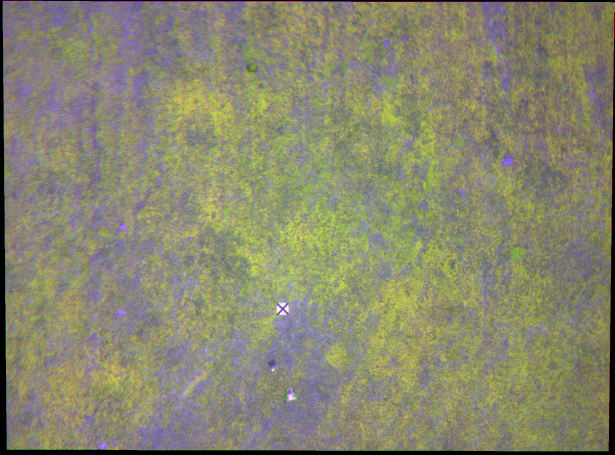
#> input picture Raw_Images/Trimmed/r_re_nir.png, 1229 x 910 px (shown at 1/2 size)
$ python ImAlign2.py   (Python 2 division)   (older library calls are emulated)
#> lines starting #> are read from the running program, lines starting #| are printed output that depends on the picture
### Raw_Images/get_gradient.py
import cv2
import numpy as np
#im = cv2.imread('Trimmed/r_re_nir.png',0)

def get_gradient(im) :
    # Calculate the x and y gradients using Sobel operator
    grad_x = cv2.Sobel(im,cv2.CV_32F,1,0,ksize=3)
    grad_y = cv2.Sobel(im,cv2.CV_32F,0,1,ksize=3)

    # Combine the two gradients
    grad = cv2.addWeighted(np.absolute(grad_x), 0.5, np.absolute(grad_y), 0.5, 0)
#    cv2.imwrite('Trimmed/grad.png',grad)
    return grad
#get_gradient(im)

### Raw_Images/ImAlign2.py
import cv2
import numpy as np
import get_gradient as gg
if __name__ == '__main__':

    # Read 8-bit color image.
    # This is an image in which the three channels are
    # concatenated vertically.

    im =  cv2.imread("Trimmed/r_re_nir.png", cv2.IMREAD_GRAYSCALE);
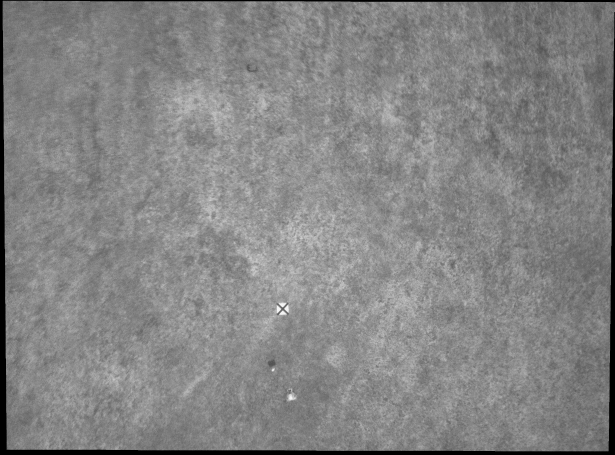
#> im: shape (910, 1229) (shown at 1/2 size); min 0, max 244, mean 132.2

    # Find the width and height of the color image
    sz = im.shape
#> sz = (910, 1229)
    print sz
#| (910, 1229)
    height = int(sz[0]/3);
#> height = 303
    print height
#| 303
    width = sz[1]
#> width = 1229
    print width
#| 1229
    # Extract the three channels from the gray scale image
    # and merge the three channels into one color image
    im_color = np.zeros((height,width,3), dtype=np.uint8 )
    for i in xrange(0,3) :
        im_color[:,:,i] = im[ i * height:(i+1) * height,:]
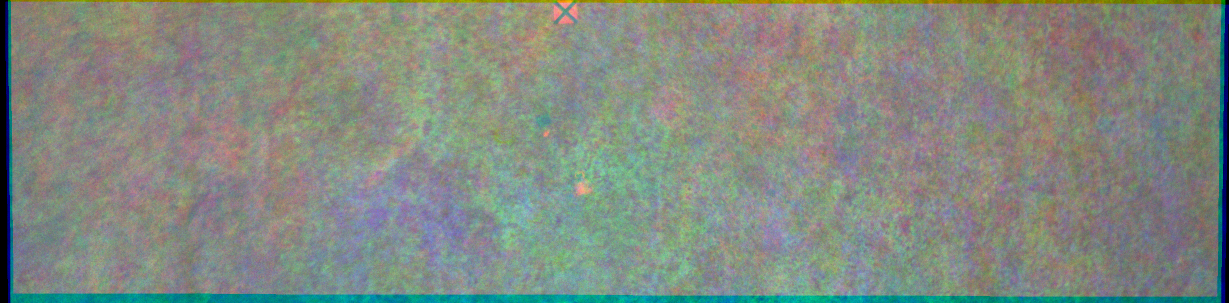
#> im_color: shape (303, 1229, 3); mean of channels 0, 1, 2 128.7, 138.2, 130.3; drawn as B, G, R

    # Allocate space for aligned image
    im_aligned = np.zeros((height,width,3), dtype=np.uint8 )

    # The blue and green channels will be aligned to the red channel.
    # So copy the red channel
    im_aligned[:,:,2] = im_color[:,:,2]
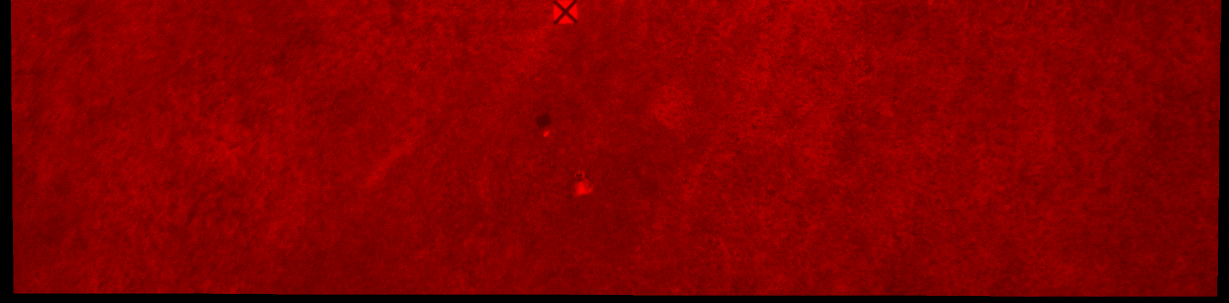
#> im_aligned: shape (303, 1229, 3); mean of channels 0, 1, 2 0, 0, 130.3; drawn as B, G, R

    # Define motion model
    warp_mode = cv2.MOTION_HOMOGRAPHY

    # Set the warp matrix to identity.
    if warp_mode == cv2.MOTION_HOMOGRAPHY :
            warp_matrix = np.eye(3, 3, dtype=np.float32)
    else :
            warp_matrix = np.eye(2, 3, dtype=np.float32)

    # Set the stopping criteria for the algorithm.
    criteria = (cv2.TERM_CRITERIA_EPS | cv2.TERM_CRITERIA_COUNT, 5000,  1e-10)

    # Warp the blue and green channels to the red channel
    for i in xrange(0,2) :
#> (the run stopped early here; a loop or call above may not have finished)

$ run again, with Raw_Images/Trimmed/Blue_alligned.png copied over Raw_Images/Trimmed/r_re_nir.png
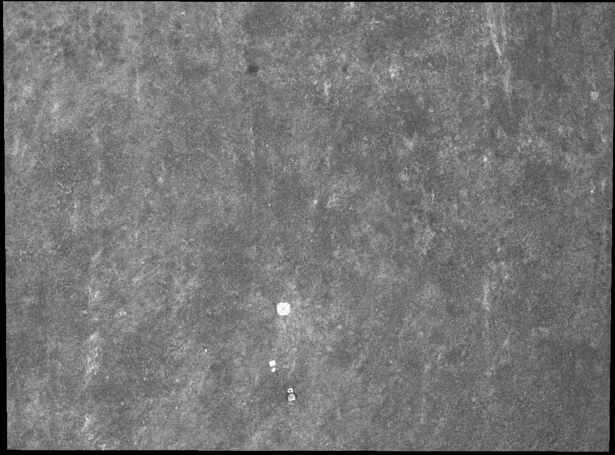
#> input picture Raw_Images/Trimmed/Blue_alligned.png, 1229 x 910 px (shown at 1/2 size)
#> im is the input picture: shape (910, 1229); min 0, max 248, mean 118.7
#| (910, 1229)
#| 303
#| 1229
#> after the loop `for i in xrange(0,3) :`:
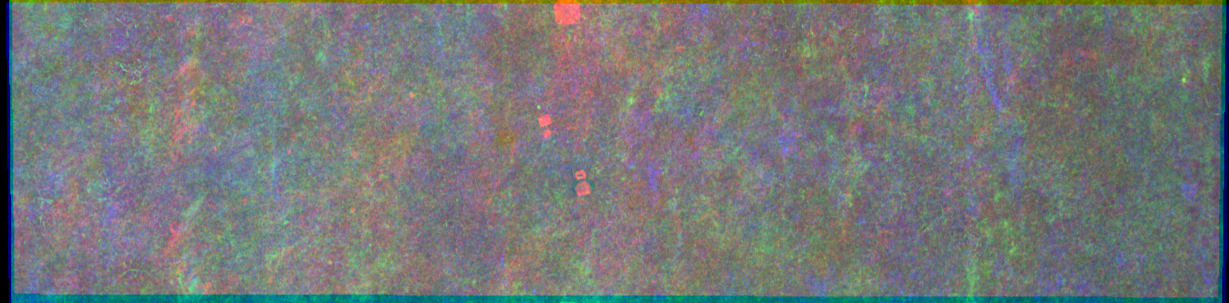
#> im_color: shape (303, 1229, 3); mean of channels 0, 1, 2 120, 119.9, 116.7; drawn as B, G, R

$ run again, with Raw_Images/Trimmed/Green_alligned.png copied over Raw_Images/Trimmed/r_re_nir.png
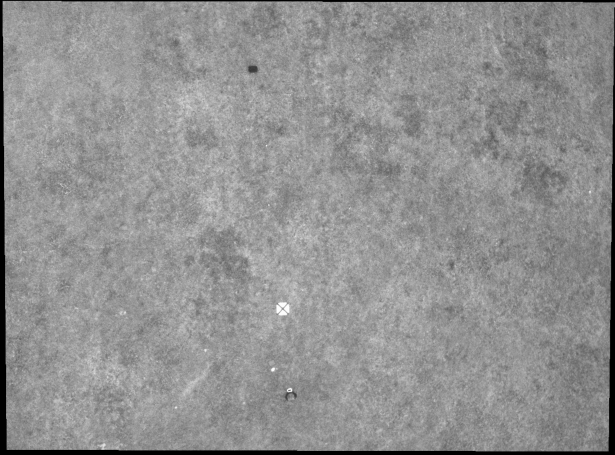
#> input picture Raw_Images/Trimmed/Green_alligned.png, 1229 x 910 px (shown at 1/2 size)
#> im is the input picture: shape (910, 1229); min 0, max 252, mean 145.2
#| (910, 1229)
#| 303
#| 1229
#> after the loop `for i in xrange(0,3) :`:
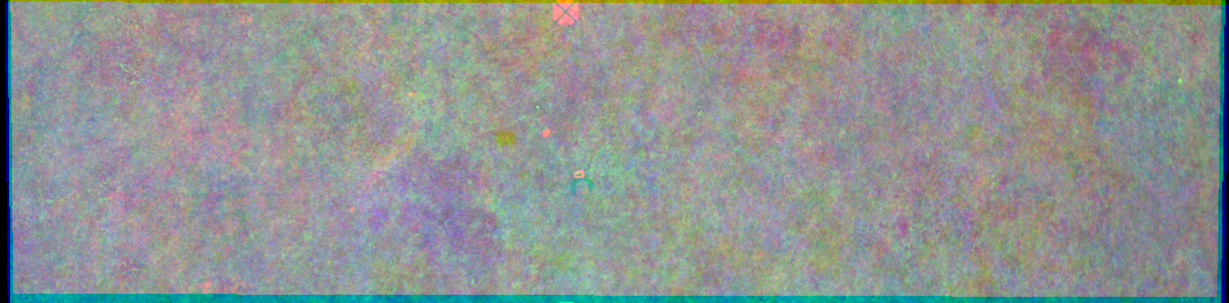
#> im_color: shape (303, 1229, 3); mean of channels 0, 1, 2 145.4, 148.2, 142.5; drawn as B, G, R
